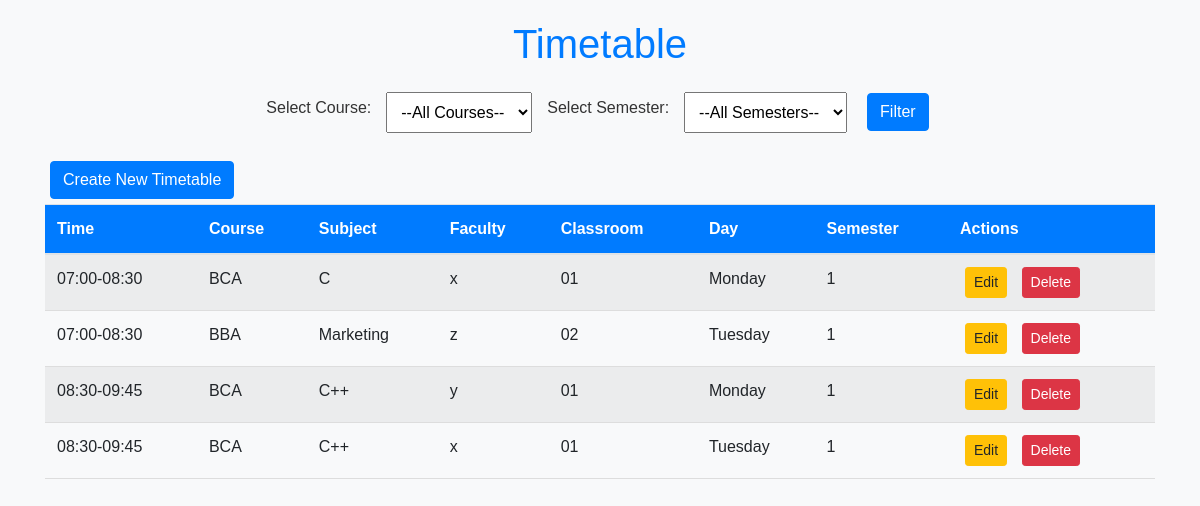
Page /timetable on the earlier database version.
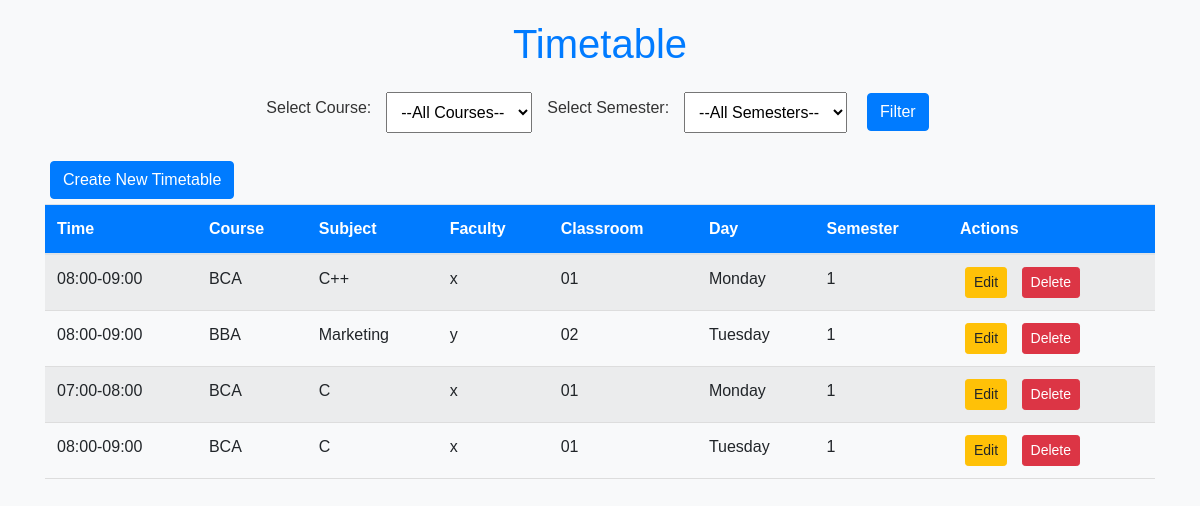
Same page on the later database version.
### timeTable/models.py (models this page shows)
class TimeTable(models.Model):
    TIME_SLOT_CHOICES = [
        ('07:00-08:00', '07:00 - 08:00'),
        ('08:00-09:00', '08:00 - 09:00'),
        ('09:00-10:30', '09:00 - 10:00'),
        ('10:30-11:30', '10:30 - 11:30'),
        ('11:30-12:30', '11:30 - 12:30'),
    ]
    course = models.ForeignKey(Course, on_delete=models.CASCADE, null=True)
    subject = models.ForeignKey(Subject, on_delete=models.CASCADE)
    faculty = models.ForeignKey(Faculty, on_delete=models.CASCADE,null=True)
    classroom = models.ForeignKey(Classroom, on_delete=models.CASCADE)
    semester = models.ForeignKey(Semester, on_delete=models.ForeignKey,null=True)
    day = models.ForeignKey(Day, on_delete=models.CASCADE)
    time_slot = models.CharField(max_length=20, choices=TIME_SLOT_CHOICES,null=True)

class Course(models.Model):
    name = models.CharField(max_length=100)
    code = models.CharField(max_length=10)
    def __str__(self):
        return self.name

class Subject(models.Model):
    name = models.CharField(max_length=100)
    course = models.ForeignKey(Course, on_delete=models.CASCADE)
    semester = models.ForeignKey(Semester, on_delete=models.CASCADE)
    def __str__(self):
        return self.name

class Faculty(models.Model):
    name = models.CharField(max_length=250)
    def __str__(self):
        return self.name

class Classroom(models.Model):
    name = models.CharField(max_length=100,null=True,default=None)
    def __str__(self):
        return self.name

class Day(models.Model):
    day = models.CharField(max_length=250)
    def __str__(self):
        return self.day

class Semester(models.Model):
    name = models.CharField(max_length=100)
    def __str__(self):
        return self.name

### timeTable/views.py (the view)
# urls.py: path('timetable',views.timetable,name="timetable"),
def timetable(request):
    courses = Course.objects.all()
    semesters = Semester.objects.all()
    selected_course_id = request.GET.get('course', None)
    selected_semester_id = request.GET.get('semester', None)
    filters = {}
    if selected_course_id:
        filters['subject__course_id'] = selected_course_id
    if selected_semester_id:
        filters['semester_id'] = selected_semester_id
    timetables = TimeTable.objects.filter(**filters)
    return render(request, 'index.html', {
        'timetables': timetables,
        'courses': courses,
        'semesters': semesters
    })

### timeTable/templates/index.html (shortened to what this page needs)
{% load static %}
<!DOCTYPE html>
<html lang="en">
<head>
    <link rel="stylesheet" href="https://stackpath.bootstrapcdn.com/bootstrap/4.5.2/css/bootstrap.min.css">
    <link rel="stylesheet" type="text/css" href="{% static 'css/index.css' %}" />
</head>
<body>
    <div class="container">
        <h1>Timetable</h1>
        <div class="form-container">
            <form method="get" action="{% url 'timetable' %}">
                <label for="course">Select Course:</label>
                <select name="course" id="course">
                    <option value="">--All Courses--</option>
                </select>
                <label for="semester">Select Semester:</label>
                <select name="semester" id="semester">
                    <option value="">--All Semesters--</option>
                </select>
                <button type="submit" class="btn btn-primary">Filter</button>
            </form>
        </div>
        <a href="{% url 'timetable_create' %}" class="btn btn-primary">Create New Timetable</a>
        <div class="table-wrapper">
            <table class="table table-striped">
                <thead>
                    <tr>
                        <th>Time</th>
                        <th>Course</th>
                        <th>Subject</th>
                        <th>Faculty</th>
                        <th>Classroom</th>
                        <th>Day</th>
                        <th>Semester</th>
                        <th>Actions</th>
                    </tr>
                </thead>
                <tbody>
                    {% for timetable in timetables %}
                        <tr>
                            <td>{{ timetable.time_slot }}</td>
                            <td>{{ timetable.course }}</td>
                            <td>{{ timetable.subject }}</td>
                            <td>{{ timetable.faculty }}</td>
                            <td>{{ timetable.classroom }}</td>
                            <td>{{ timetable.day }}</td>
                            <td>{{ timetable.semester }}</td>
                            <td class="actions">
                                <a href="{% url 'timetable_edit' timetable.pk %}" class="btn btn-warning btn-sm">Edit</a>
                                <a href="{% url 'timetable_delete' timetable.pk %}" class="btn btn-danger btn-sm" onclick="return confirm('Are you sure?');">Delete</a>
                            </td>
                        </tr>
                    {% empty %}
                        <tr>
                            <td colspan="9">No timetables available</td>
                        </tr>
                    {% endfor %}
                </tbody>
            </table>
        </div>
    </div>
</body>
</html>

### static/css/index.css (style rules this page uses)
body { font-family: Arial, sans-serif; background-color: #f8f9fa; color: #333; }
.container { margin-top: 20px; }
h1 { margin-bottom: 20px; text-align: center; color: #007bff; }
.form-container { margin-bottom: 20px; text-align: center; }
form { display: flex; justify-content: center; align-items: center; gap: 15px; }
select, button { padding: 10px; font-size: 16px; }
table { width: 100%; border-collapse: collapse; }
th, td { padding: 12px; text-align: left; border-bottom: 1px solid #ddd; }
th { background-color: #007bff; color: white; }
.btn { margin: 5px; }
.actions a { margin: 0 5px; }

Differences in the rows shown:
removed TimeTable: time_slot "07:00-08:30", course "BCA", subject "C", faculty "x", classroom "01", day "Monday", semester "1"
removed TimeTable: time_slot "07:00-08:30", course "BBA", subject "Marketing", faculty "z", classroom "02", day "Tuesday", semester "1"
removed TimeTable: time_slot "08:30-09:45", course "BCA", subject "C++", faculty "y", classroom "01", day "Monday", semester "1"
changed TimeTable (number 1 of 4 on the later page): time_slot "08:30-09:45" → "08:00-09:00"; day "Tuesday" → "Monday"
added TimeTable: time_slot "08:00-09:00", course "BBA", subject "Marketing", faculty "y", classroom "02", day "Tuesday", semester "1"
added TimeTable: time_slot "07:00-08:00", course "BCA", subject "C", faculty "x", classroom "01", day "Monday", semester "1"
added TimeTable: time_slot "08:00-09:00", course "BCA", subject "C", faculty "x", classroom "01", day "Tuesday", semester "1"
